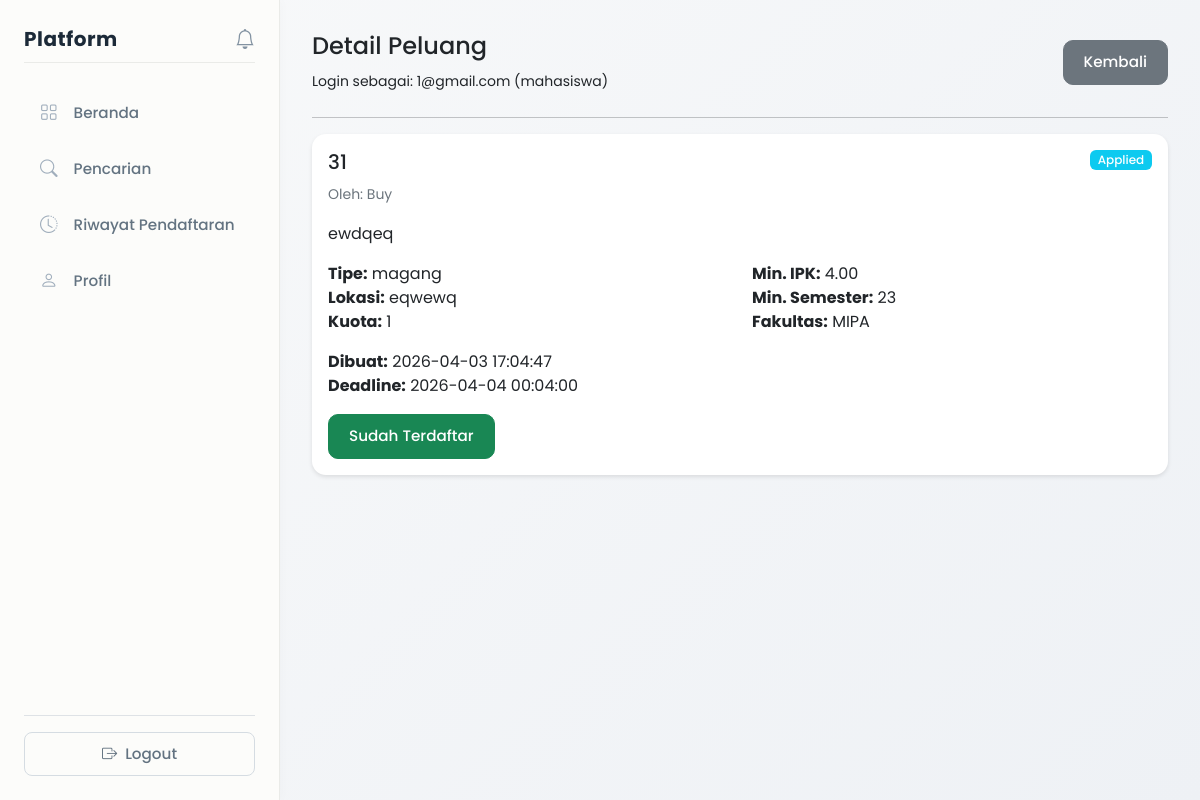
Screenshot of /views/posts/detail.php?id=4 (signed in) with the database file from the repository.
### tables this page shows
CREATE TABLE `peluang` (
  `id` int NOT NULL,
  `mitra_id` int NOT NULL,
  `judul` varchar(150) NOT NULL,
  `deskripsi` text NOT NULL,
  `tipe` enum('magang','kursus') NOT NULL,
  `lokasi` varchar(100) DEFAULT NULL,
  `kuota` int DEFAULT '0',
  `min_ipk` decimal(3,2) DEFAULT '0.00',
  `min_semester` int DEFAULT '1',
  `fakultas` varchar(100) DEFAULT NULL,
  `deadline` datetime NOT NULL,
  `status` enum('pending','approved','rejected') DEFAULT 'approved',
  `created_at` timestamp NULL DEFAULT CURRENT_TIMESTAMP,
  `closed_at` timestamp NULL DEFAULT NULL
);

CREATE TABLE `mitra` (
  `id` int NOT NULL,
  `user_id` int NOT NULL,
  `nama_organisasi` varchar(150) DEFAULT NULL,
  `deskripsi` text,
  `kontak` varchar(100) DEFAULT NULL,
  `status_verifikasi` enum('pending','approved','rejected') DEFAULT 'pending'
);

### views/posts/detail.php (the view, shortened to what this page needs)
<?php
include __DIR__ . '/../../config/database.php';
include __DIR__ . '/../../core/profile_check.php';
$role = $_SESSION['role'];
$email = $_SESSION['email'];
$post_id = (int)$_GET['id'];
if ($role == 'admin') {
    $query = "SELECT p.*, u.email as mitra_email, m.nama_organisasi
              FROM peluang p
              JOIN users u ON p.mitra_id = u.id
              LEFT JOIN mitra m ON u.id = m.user_id
              WHERE p.id = ?";
} else {
    $query = "SELECT p.*, u.email as mitra_email, m.nama_organisasi
              FROM peluang p
              JOIN users u ON p.mitra_id = u.id
              LEFT JOIN mitra m ON u.id = m.user_id
              WHERE p.id = ? AND p.status = 'approved' AND p.closed_at IS NULL";
}
$stmt = mysqli_prepare($conn, $query);
mysqli_stmt_bind_param($stmt, 'i', $post_id);
mysqli_stmt_execute($stmt);
$result = mysqli_stmt_get_result($stmt);
$post = mysqli_fetch_assoc($result);
$current_date = date('Y-m-d H:i:s');
$status = ($post['deadline'] >= $current_date) ? 'Open' : 'Closed';
$already_applied = false;
if ($role == 'mahasiswa') {
    $query = "SELECT id FROM mahasiswa WHERE user_id = ?";
    $stmt = mysqli_prepare($conn, $query);
    mysqli_stmt_bind_param($stmt, 'i', $_SESSION['user_id']);
    mysqli_stmt_execute($stmt);
    $result = mysqli_stmt_get_result($stmt);
    if (mysqli_num_rows($result) > 0) {
        $mahasiswa = mysqli_fetch_assoc($result);
        $mahasiswa_id = $mahasiswa['id'];
        $query = "SELECT id FROM lamaran WHERE mahasiswa_id = ? AND peluang_id = ?";
        $stmt = mysqli_prepare($conn, $query);
        mysqli_stmt_bind_param($stmt, 'ii', $mahasiswa_id, $post_id);
        mysqli_stmt_execute($stmt);
        $result = mysqli_stmt_get_result($stmt);
        $already_applied = mysqli_num_rows($result) > 0;
    }
}
$badge_text = $already_applied ? 'Applied' : $status;
$badge_class = $already_applied ? 'bg-info' : (($status == 'Open') ? 'bg-success' : 'bg-secondary');
?>
<!DOCTYPE html>
<html>
<head>
    <link href="https://cdn.jsdelivr.net/npm/bootstrap@5.3.0/dist/css/bootstrap.min.css" rel="stylesheet">
    <link rel="stylesheet" href="https://cdn.jsdelivr.net/npm/bootstrap-icons@1.11.0/font/bootstrap-icons.css">
    <link rel="stylesheet" href="../../assets/css/global.css">
    <link rel="stylesheet" href="../../assets/css/layout.css">
</head>
<body>
<div class="d-flex">
    <?php include __DIR__ . '/../layouts/sidebar.php'; ?>
    <div class="content">
        <div class="d-flex justify-content-between align-items-center mb-4">
            <div>
                <h4>Detail Peluang</h4>
                <small>
                    Login sebagai: <?php echo htmlspecialchars($email); ?> (<?php echo $role; ?>)
                </small>
            </div>
            <a href="../dashboard.php" class="btn btn-secondary">Kembali</a>
        </div>
        <hr>
        <div class="card">
            <div class="card-body">
                <div class="d-flex justify-content-between align-items-start mb-3">
                    <div>
                        <h5><?php echo htmlspecialchars($post['judul']); ?></h5>
                        <small class="text-muted">
                            Oleh: <?php echo htmlspecialchars($post['nama_organisasi'] ?? $post['mitra_email']); ?>
                        </small>
                    </div>
                    <span class="badge <?php echo $badge_class; ?>">
                        <?php echo $badge_text; ?>
                    </span>
                </div>
                <p class="mb-3"><?php echo nl2br(htmlspecialchars($post['deskripsi'])); ?></p>
                <div class="row mb-3">
                    <div class="col-md-6">
                        <strong>Tipe:</strong> <?php echo htmlspecialchars($post['tipe']); ?><br>
                        <strong>Lokasi:</strong> <?php echo htmlspecialchars($post['lokasi'] ?? 'Tidak ditentukan'); ?><br>
                        <strong>Kuota:</strong> <?php echo $post['kuota']; ?><br>
                    </div>
                    <div class="col-md-6">
                        <strong>Min. IPK:</strong> <?php echo $post['min_ipk']; ?><br>
                        <strong>Min. Semester:</strong> <?php echo $post['min_semester']; ?><br>
                        <strong>Fakultas:</strong> <?php echo htmlspecialchars($post['fakultas'] ?? 'Semua'); ?><br>
                    </div>
                </div>
                <div class="mb-3">
                    <strong>Dibuat:</strong> <?php echo $post['created_at']; ?><br>
                    <strong>Deadline:</strong> <?php echo $post['deadline']; ?>
                </div>
                <div class="d-flex gap-2">
                    <?php if ($role == 'mahasiswa' && $status == 'Open' && !$already_applied): ?>
                        <a href="../mahasiswa/apply.php?id=<?php echo $post['id']; ?>"
                           class="btn btn-primary"
                           onclick="return confirm('Apakah Anda yakin ingin mendaftar untuk peluang ini?')">
                            Daftar
                        </a>
                    <?php elseif ($role == 'mahasiswa' && $already_applied): ?>
                        <a href="../mahasiswa/already_applied.php?id=<?php echo $post['id']; ?>" class="btn btn-success">
                            Sudah Terdaftar
                        </a>
                    <?php endif; ?>
                </div>
            </div>
        </div>
    </div>
</div>
</body>
</html>

### assets/css/global.css (style rules this page uses)
body { font-family: 'Poppins', sans-serif; background: linear-gradient(135deg, #f8f9fa, #eef1f5); margin: 0; padding: 0; }
.card { border: none; border-radius: 14px; box-shadow: 0 2px 4px rgba(0,0,0,0.1); }
.btn { border-radius: 10px; padding: 10px 20px; font-weight: 500; font-size: 0.95rem; }
.mb-3 { margin-bottom: 1rem !important; }
.mb-4 { margin-bottom: 1.5rem !important; }
.text-muted { color: #6c757d !important; }
.badge { font-size: 0.75rem; font-weight: 500; padding: 0.35em 0.65em; }

### assets/css/layout.css (style rules this page uses)
.content { margin-left: 280px; padding: 2rem; flex: 1; min-height: 100vh; }

### rows the page displays
peluang: judul "31", mitra.nama_organisasi "Buy", deskripsi "ewdqeq", tipe "magang", lokasi "eqwewq", kuota "1", min_ipk "4.00", min_semester "23", fakultas "MIPA", created_at "2026-04-03 17:04:47", deadline "2026-04-04 00:04:00"

### other values shown
$email "1@gmail.com"
$role "mahasiswa"
